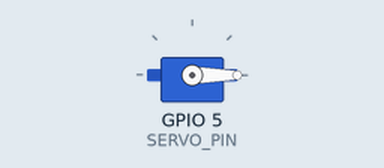
The sketch below on a simulated ESP32. On the bench: servo. What the sketch prints to the serial monitor is not drawn.

Above: at 3.05 s.
At 4.5 s:
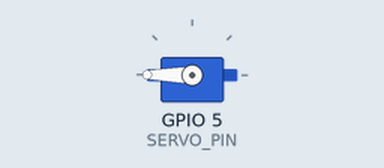
At 6.0 s:
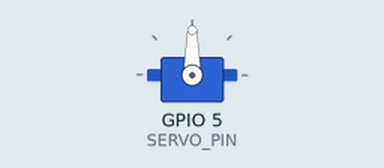
Timing chart, 0 to 9.9 s (numbered marks = the images above):
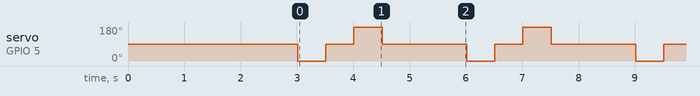

Measured:
- by itself, servo on GPIO 5 (SERVO_PIN): repeats every 3.0 s: 90° 0.50 s, 180° 0.50 s, 90° 1.5 s, 0° 0.50 s

The sketch:

Servo.ino
```cpp
#include <Arduino.h>
#include <ESP32Servo.h>

#define SERVO_PIN 5

// Pilih core yang diinginkan: 0 atau 1
#define CORE_TO_RUN 1  // Ganti dengan 0 atau 1

Servo myServo;

// Task untuk Servo dengan movement pattern berbeda berdasarkan core
void servoTask(void *pvParameters) {
  int coreID = xPortGetCoreID();
  Serial.println(coreID);

  myServo.attach(SERVO_PIN);
  int movementCount = 0;
  int pos = 0;

  for(;;) {
    movementCount++;

    if(coreID == 0) {
      // Pattern untuk Core 0 - Sweep otomatis
      Serial.println("Core 0: SWEEP Pattern - Movement " + String(movementCount));

      // Sweep dari 0° ke 180°
      for(pos = 0; pos <= 180; pos += 2) {
        myServo.write(pos);
        vTaskDelay(15 / portTICK_PERIOD_MS);
      }

      // Sweep dari 180° ke 0°
      for(pos = 180; pos >= 0; pos -= 2) {
        myServo.write(pos);
        vTaskDelay(15 / portTICK_PERIOD_MS);
      }

    } else {
      // Pattern untuk Core 1 - Gerakan spesifik
      Serial.println("Core 1: SPECIFIC Pattern - Movement " + String(movementCount));

      // Gerakan 0° -> 90° -> 180° -> 90° -> 0°
      myServo.write(0);
      vTaskDelay(500 / portTICK_PERIOD_MS);

      myServo.write(90);
      vTaskDelay(500 / portTICK_PERIOD_MS);

      myServo.write(180);
      vTaskDelay(500 / portTICK_PERIOD_MS);

      myServo.write(90);
      vTaskDelay(500 / portTICK_PERIOD_MS);
    }

    vTaskDelay(1000 / portTICK_PERIOD_MS); // Jeda antar pattern
  }
}

void setup() {
  Serial.begin(115200);
  vTaskDelay(3000 / portTICK_PERIOD_MS);

  Serial.println("=== SINGLE SERVO CORE SELECTION ===");
  Serial.println("Servo PIN: " + String(SERVO_PIN));
  Serial.println("Selected Core: " + String(CORE_TO_RUN));

  if(CORE_TO_RUN == 0) {
    Serial.println("Pattern: AUTO SWEEP (0° to 180°)");
  } else {
    Serial.println("Pattern: SPECIFIC MOVEMENT (0°-90°-180°-90°)");
  }

  // Buat task di core yang dipilih
  xTaskCreatePinnedToCore(
      servoTask,
      "Servo_Task",
      2048,
      NULL,
      1,
      NULL,
      CORE_TO_RUN  // Core dipilih dari define
  );

  Serial.println("Servo task created successfully!");
}

void loop() {
  vTaskDelay(1000 / portTICK_PERIOD_MS);
}
```
